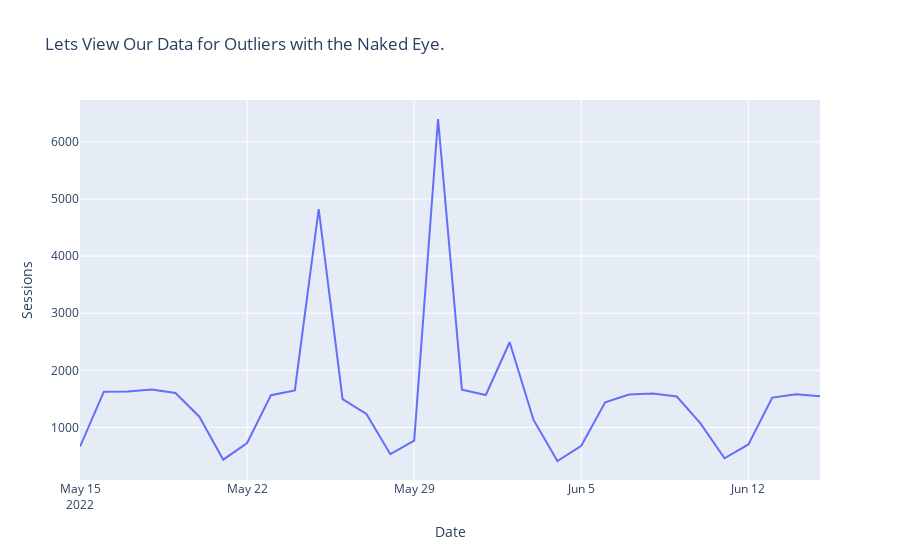

Notebook source saved alongside this figure:
### Markdown cell above
# How Do We Determine an Outlier?

There are several ways that we can find outliers using statistical techniques, domain knowledge or algrorithms.

### Code cell
px.line(data_frame=df, x='Date',y='Sessions',title="Lets View Our Data for Outliers with the Naked Eye.")

### Figure 1 — Plotly figure (JSON) as saved in the notebook; plotly's stock layout.template omitted (floating-point values rounded to 4 significant figures)
{"data": [{"hovertemplate": "Date=%{x}<br>Sessions=%{y}<extra></extra>", "legendgroup": "", "line": {"color": "#636efa", "dash": "solid"}, "marker": {"symbol": "circle"}, "mode": "lines", "name": "", "orientation": "v", "showlegend": false, "type": "scatter", "x": ["2022-05-15T00:00:00", "2022-05-16T00:00:00", "2022-05-17T00:00:00", "2022-05-18T00:00:00", "2022-05-19T00:00:00", "2022-05-20T00:00:00", "2022-05-21T00:00:00", "2022-05-22T00:00:00", "2022-05-23T00:00:00", "2022-05-24T00:00:00", "2022-05-25T00:00:00", "2022-05-26T00:00:00", "2022-05-27T00:00:00", "2022-05-28T00:00:00", "2022-05-29T00:00:00", "2022-05-30T00:00:00", "2022-05-31T00:00:00", "2022-06-01T00:00:00", "2022-06-02T00:00:00", "2022-06-03T00:00:00", "2022-06-04T00:00:00", "2022-06-05T00:00:00", "2022-06-06T00:00:00", "2022-06-07T00:00:00", "2022-06-08T00:00:00", "2022-06-09T00:00:00", "2022-06-10T00:00:00", "2022-06-11T00:00:00", "2022-06-12T00:00:00", "2022-06-13T00:00:00", "2022-06-14T00:00:00", "2022-06-15T00:00:00"], "xaxis": "x", "y": [663, 1627, 1630, 1666, 1604, 1188, 435, 726, 1565, 1649, 4822, 1496, 1235, 532, 769, 6402, 1661, 1568, 2492, 1131, 412, 678, 1441, 1575, 1595, 1541, 1067, 460, 702, 1523, 1579, 1548], "yaxis": "y"}], "layout": {"legend": {"tracegroupgap": 0}, "title": {"text": "Lets View Our Data for Outliers with the Naked Eye."}, "xaxis": {"anchor": "y", "domain": [0, 1], "title": {"text": "Date"}}, "yaxis": {"anchor": "x", "domain": [0, 1], "title": {"text": "Sessions"}}}}
